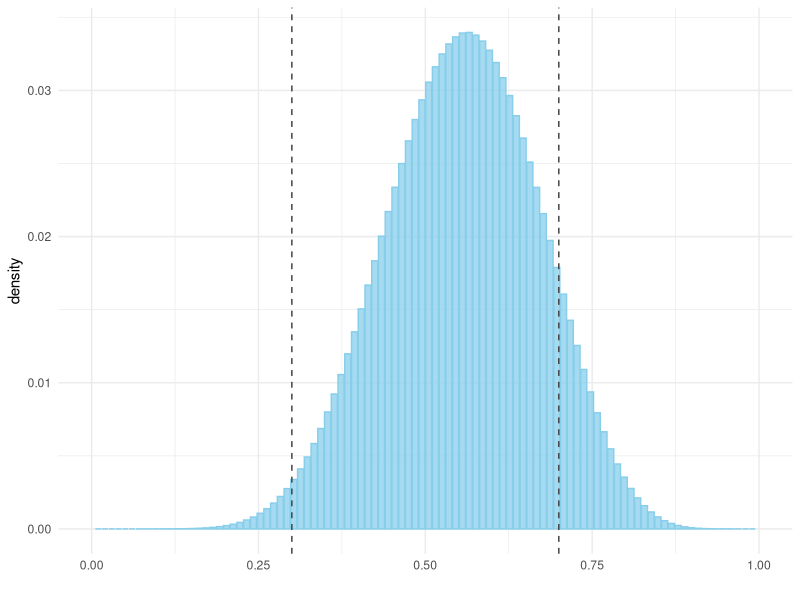

Generate this figure with R:
# libraries --------------------------------------------------------------------
library(ggplot2)

# grid based Bayesian inference ------------------------------------------------
# set grid resolution
resolution <- 100

# create the grid
grid <- seq(from = 0, to = 1, length.out = resolution)

# prior
prior <- rep(1, resolution)

# data
n <- 16
z <- 9

# likelihood
likelihood <- dbinom(z, n, prob = grid)

# posterior
posterior <- likelihood * prior

# normalize the posterior so it sums to 1
posterior <- posterior / sum(posterior)

# fairness calculation ---------------------------------------------------------
bottom_cut <- 0.3 * resolution
top_cut <- 0.7 * resolution
fairness <- sum(posterior[bottom_cut:top_cut])
cat(paste0("Fairness of the coin is: ", format(fairness, digits = 3), "."))

# fairness visualization -------------------------------------------------------
df <- data.frame(x = grid, y = posterior)
ggplot(data = df, aes(x = x, y = y)) +
  geom_bar(
    stat = "identity", color = "skyblue",
    fill = "skyblue", alpha = 0.75
  ) +
  geom_vline(xintercept = 0.3, linetype = "dashed", color = "grey25") +
  geom_vline(xintercept = 0.7, linetype = "dashed", color = "grey25") +
  xlim(0, 1) +
  xlab("") +
  ylab("density") +
  theme_minimal()
